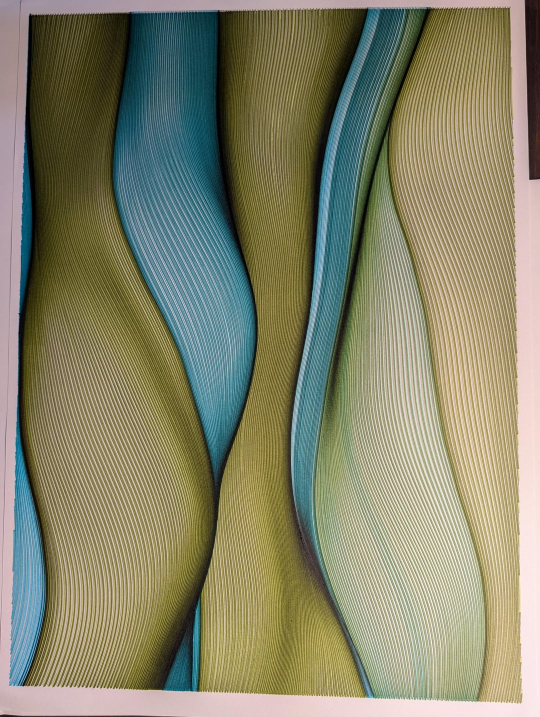
#> input picture assets/curtains/curtain-cool.jpg, 1080 x 1434 px (shown at 1/2 size); its folder holds only this picture in this run
$ python optimize_assets.py
#> lines starting #> are read from the running program, lines starting #| are printed output that depends on the picture
"""Shrink the gallery images and write the manifest build.py reads.

Three jobs:

1. Minify the math-art SVGs in place. They carry ~120,000 coordinates at 13-14
   decimal places against a 1536px viewBox, which is about twelve significant
   digits more than a screen can show. Rounding to one decimal is visually
   lossless and cuts the files by roughly 4x.

2. Rasterize every piece into AVIF and WebP derivatives for the gallery grid.
   This matters most for the SVGs: each one carries an feTurbulence paper-grain
   filter, and asking a browser to run twelve fractal-noise filters over twelve
   1536px canvases to draw twelve thumbnails is slow on any machine. A raster has
   the grain already baked in. The full vector is still linked from each plate.

3. Write static/img/manifest.json — dimensions and srcset for each piece, so
   templates can size images exactly and nothing reflows during load.

    .venv/Scripts/python tools/optimize_assets.py

Needs Chrome or Edge for SVG rasterization; both ship on Windows. Without one,
SVG minification and the JPEG derivatives still run.
"""

from __future__ import annotations

import json
import re
import shutil
import subprocess
import sys
import tempfile
from pathlib import Path

from PIL import Image

ROOT = Path(__file__).resolve().parent.parent
IMG = ROOT / "static" / "img"

# Widths to emit. A plate is never wider than 30rem (480px), so 960 already
# covers a 2x display and anything larger would be generated, uploaded, and
# never requested. Full resolution stays available as the linked original.
WIDTHS = [480, 960]
QUALITY = {"avif": 52, "webp": 78, "jpeg": 82}

# One decimal against a 1536px viewBox is a tenth of a pixel.
SVG_PRECISION = 1
FLOAT = re.compile(r"-?\d+\.\d+")

CHROME_CANDIDATES = [
    r"C:\Program Files\Google\Chrome\Application\chrome.exe",
    r"C:\Program Files (x86)\Google\Chrome\Application\chrome.exe",
    r"C:\Program Files (x86)\Microsoft\Edge\Application\msedge.exe",
    r"C:\Program Files\Microsoft\Edge\Application\msedge.exe",
]

# "portrait" is not a gallery, but it wants the same derivative treatment.
GALLERY_DIRS = ["curtains", "mathart", "crystals", "portrait"]


def find_chrome() -> Path | None:
    for candidate in CHROME_CANDIDATES:
        path = Path(candidate)
        if path.exists():
            return path
    return shutil.which("chrome") and Path(shutil.which("chrome"))  # type: ignore[return-value]


# [45 lines left out: functions minify_svg, svg_viewbox, rasterize_svg, not called in this run]


def derivatives(source: Image.Image, stem: str, out_dir: Path) -> dict:
    """Write AVIF/WebP/JPEG at each width; return manifest source entries."""
    out_dir.mkdir(parents=True, exist_ok=True)
    src_w, src_h = source.size
    widths = [w for w in WIDTHS if w <= src_w] or [src_w]

    made: dict[str, list[str]] = {"avif": [], "webp": [], "jpeg": []}
    for width in widths:
        height = round(width * src_h / src_w)
        resized = source.resize((width, height), Image.LANCZOS)
        for fmt, ext in (("avif", "avif"), ("webp", "webp"), ("jpeg", "jpg")):
            name = f"{stem}-{width}.{ext}"
            resized.save(out_dir / name, format=fmt.upper(), quality=QUALITY[fmt])
            made[fmt].append(f"/static/img/{out_dir.parent.name}/d/{name} {width}w")

    return {
        "width": src_w,
        "height": src_h,
        "sources": [
            {"type": "image/avif", "srcset": ", ".join(made["avif"])},
            {"type": "image/webp", "srcset": ", ".join(made["webp"])},
        ],
        "fallback": {
            "src": made["jpeg"][-1].split(" ")[0],
            "srcset": ", ".join(made["jpeg"]),
        },
    }


def main() -> int:
    chrome = find_chrome()
    if chrome:
        print(f"rasterizer: {chrome.name}")
    else:
        print("rasterizer: none found — SVG thumbnails will be skipped")

    manifest: dict[str, dict] = {}
    saved_before = saved_after = 0

    for gallery in GALLERY_DIRS:
        gdir = IMG / gallery
        if not gdir.is_dir():
            continue
        sources = sorted(
            p for p in gdir.iterdir() if p.suffix.lower() in {".svg", ".jpg", ".jpeg", ".png"}
        )
        if not sources:
            continue
        print(f"\n{gallery}/")
        out_dir = gdir / "d"

        for src in sources:
            key = f"{gallery}/{src.name}"

            if src.suffix.lower() == ".svg":
                before, after = minify_svg(src)
                saved_before += before
                saved_after += after
                print(f"  {src.name:26} {before / 1024:7.0f} KB -> {after / 1024:6.0f} KB")

                if not chrome:
                    continue
                w, h = svg_viewbox(src)
                with tempfile.TemporaryDirectory() as tmp:
                    png = Path(tmp) / "shot.png"
                    if not rasterize_svg(chrome, src, png, w, h):
                        continue
                    with Image.open(png) as im:
                        manifest[key] = derivatives(
                            im.convert("RGB"), src.stem, out_dir
                        )
            else:
                with Image.open(src) as im:
#> im is the input picture: PIL image 1080x1434 RGB; mean R, G, B 133.6, 133, 106.9
                    manifest[key] = derivatives(im.convert("RGB"), src.stem, out_dir)
#> the loop in derivatives, `for width in widths:` made 1 pass
#> pass 1, in derivatives, `resized = source.resize((width, height), Image.LANCZOS)`:
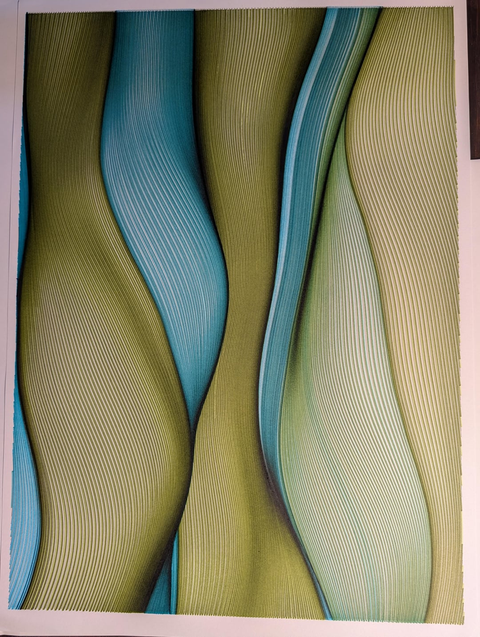
#> resized: PIL image 480x637 RGB; mean R, G, B 133.6, 133, 106.9
                print(f"  {src.name:26} {im.size[0]}x{im.size[1]} derivatives written")

    (IMG / "manifest.json").write_text(
        json.dumps(manifest, indent=2, sort_keys=True), encoding="utf-8"
    )

    if saved_before:
        print(
            f"\nSVG minify: {saved_before / 1024 / 1024:.2f} MB -> "
            f"{saved_after / 1024 / 1024:.2f} MB "
            f"({100 - saved_after * 100 / saved_before:.0f}% smaller)"
        )
    print(f"manifest: {len(manifest)} pieces")
    return 0


if __name__ == "__main__":
#> (the run stopped early here; a loop or call above may not have finished)

$ run again, on assets/curtains/curtain-warm.jpg
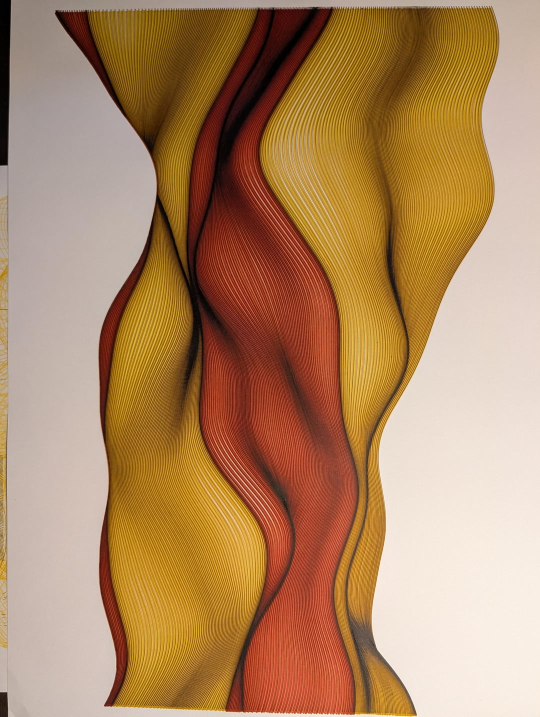
#> input picture assets/curtains/curtain-warm.jpg, 1080 x 1434 px (shown at 1/2 size)
#> in main, im is the input picture: PIL image 1080x1434 RGB; mean R, G, B 175.9, 136.2, 97.7
#> the loop in derivatives, `for width in widths:` made 1 pass
#> pass 1, in derivatives, `resized = source.resize((width, height), Image.LANCZOS)`:
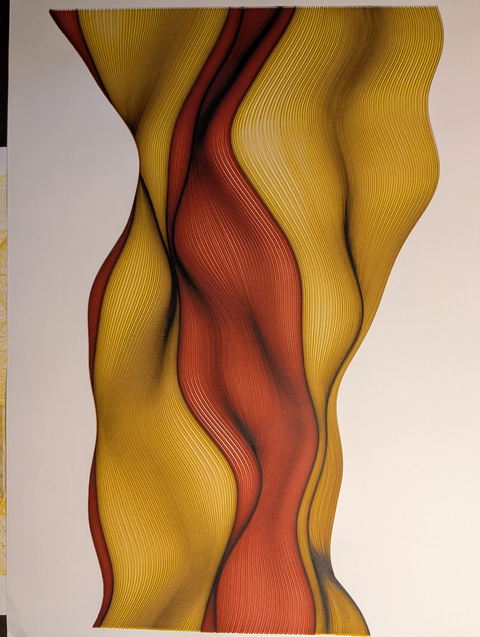
#> resized: PIL image 480x637 RGB; mean R, G, B 175.9, 136.2, 97.7
